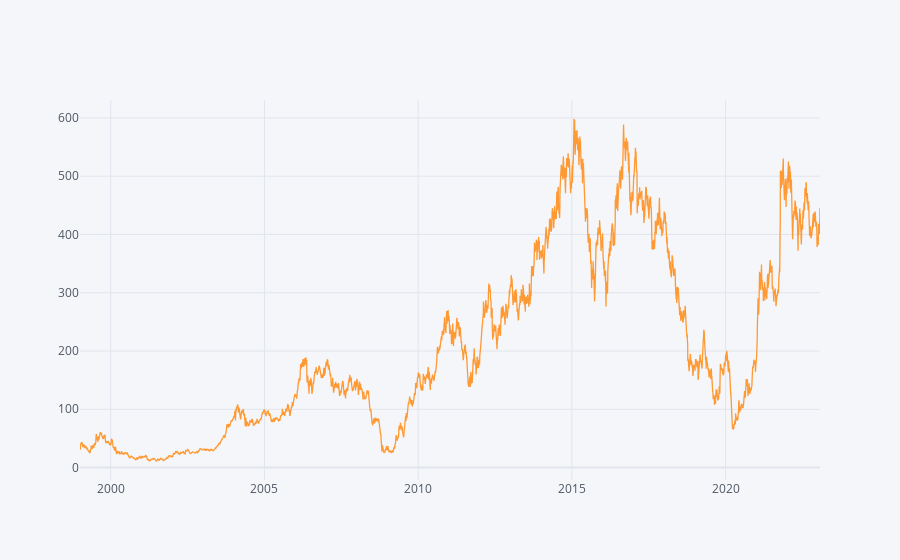

Write notebook code for a chart like this one.
### Markdown cell above
This is interactive version of Above plot using plotly iplot() method

### Code cell
Closed_price.iplot()

### Figure 1 — Plotly figure (JSON) as saved in the notebook; plotly's stock layout.template omitted (floating-point values rounded to 4 significant figures; data arrays with more than 128 entries replaced by an {"elided": "..."} marker saying what was removed)
{"data": [{"line": {"color": "rgba(255, 153, 51, 1.0)", "dash": "solid", "shape": "linear", "width": 1.3}, "mode": "lines", "name": "Close", "text": "", "type": "scatter", "x": {"elided": "6028 str values"}, "y": {"elided": "6028 float values"}}], "layout": {"legend": {"bgcolor": "#F5F6F9", "font": {"color": "#4D5663"}}, "paper_bgcolor": "#F5F6F9", "plot_bgcolor": "#F5F6F9", "title": {"font": {"color": "#4D5663"}}, "xaxis": {"gridcolor": "#E1E5ED", "showgrid": true, "tickfont": {"color": "#4D5663"}, "title": {"font": {"color": "#4D5663"}, "text": ""}, "zerolinecolor": "#E1E5ED"}, "yaxis": {"gridcolor": "#E1E5ED", "showgrid": true, "tickfont": {"color": "#4D5663"}, "title": {"font": {"color": "#4D5663"}, "text": ""}, "zerolinecolor": "#E1E5ED"}}}
